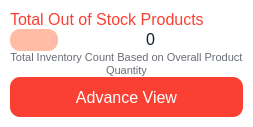
                   <widget class="QFrame" name="horizontalFrame_5">
                    <property name="styleSheet">
                     <string notr="true">background-color: rgb(255, 255, 255);
border-radius: 20px;</string>
                    </property>
                    <layout class="QHBoxLayout" name="horizontalLayout_12">
                     <property name="leftMargin">
                      <number>10</number>
                     </property>
                     <property name="topMargin">
                      <number>10</number>
                     </property>
                     <property name="rightMargin">
                      <number>10</number>
                     </property>
                     <property name="bottomMargin">
                      <number>10</number>
                     </property>
                     <item>
                      <layout class="QVBoxLayout" name="verticalLayout_6">
                       <property name="spacing">
                        <number>0</number>
                       </property>
                       <item>
                        <widget class="QLabel" name="label_10">
                         <property name="sizePolicy">
                          <sizepolicy hsizetype="Preferred" vsizetype="Fixed">
                           <horstretch>0</horstretch>
                           <verstretch>0</verstretch>
                          </sizepolicy>
                         </property>
                         <property name="font">
                          <font>
                           <pointsize>12</pointsize>
                          </font>
                         </property>
                         <property name="styleSheet">
                          <string notr="true">color: #FA4032;</string>
                         </property>
                         <property name="text">
                          <string>Total Out of Stock Products</string>
                         </property>
                        </widget>
                       </item>
                       <item>
                        <layout class="QGridLayout" name="gridLayout_4">
                         <item row="0" column="0">
                          <widget class="QLabel" name="label_20">
                           <property name="sizePolicy">
                            <sizepolicy hsizetype="Preferred" vsizetype="Fixed">
                             <horstretch>0</horstretch>
                             <verstretch>0</verstretch>
                            </sizepolicy>
                           </property>
                           <property name="maximumSize">
                            <size>
                             <width>48</width>
                             <height>48</height>
                            </size>
                           </property>
                           <property name="styleSheet">
                            <string notr="true">background-color: rgb(255, 189, 167);
padding: 4px;
border-radius: 10px;</string>
                           </property>
                           <property name="text">
                            <string/>
                           </property>
                           <property name="pixmap">
                            <pixmap resource="resources.qrc">:/resources/product-icons/out-of-stock.svg</pixmap>
                           </property>
                           <property name="scaledContents">
                            <bool>true</bool>
                           </property>
                          </widget>
                         </item>
                         <item row="0" column="1">
                          <widget class="QLabel" name="out_of_stock_label">
                           <property name="sizePolicy">
                            <sizepolicy hsizetype="Preferred" vsizetype="Fixed">
                             <horstretch>0</horstretch>
                             <verstretch>0</verstretch>
                            </sizepolicy>
                           </property>
                           <property name="font">
                            <font>
                             <pointsize>12</pointsize>
                            </font>
                           </property>
                           <property name="styleSheet">
                            <string notr="true">color: rgb(14, 28, 44);</string>
                           </property>
                           <property name="text">
                            <string>0</string>
                           </property>
                           <property name="alignment">
                            <set>Qt::AlignmentFlag::AlignCenter</set>
                           </property>
                          </widget>
                         </item>
                        </layout>
                       </item>
                       <item>
                        <widget class="QLabel" name="label_15">
                         <property name="sizePolicy">
                          <sizepolicy hsizetype="Preferred" vsizetype="Fixed">
                           <horstretch>0</horstretch>
                           <verstretch>0</verstretch>
                          </sizepolicy>
                         </property>
                         <property name="font">
                          <font>
                           <pointsize>8</pointsize>
                          </font>
                         </property>
                         <property name="styleSheet">
                          <string notr="true">color: rgb(104, 109, 118);</string>
                         </property>
                         <property name="text">
                          <string>Total Inventory Count Based on Overall Product Quantity</string>
                         </property>
                         <property name="alignment">
                          <set>Qt::AlignmentFlag::AlignCenter</set>
                         </property>
                         <property name="wordWrap">
                          <bool>true</bool>
                         </property>
                        </widget>
                       </item>
                       <item>
                        <widget class="QPushButton" name="pushButton_6">
                         <property name="minimumSize">
                          <size>
                           <width>0</width>
                           <height>40</height>
                          </size>
                         </property>
                         <property name="font">
                          <font>
                           <pointsize>12</pointsize>
                          </font>
                         </property>
                         <property name="styleSheet">
                          <string notr="true">QPushButton{
background: #FA4032;
color: rgb(255, 255, 255);
border:none;
border-radius: 10px;
}
QPushButton:hover{
	background-color: rgb(191, 48, 38);
}</string>
                         </property>
                         <property name="text">
                          <string>Advance View</string>
                         </property>
                         <property name="icon">
                          <iconset>
                           <normalon>:/resources/product-icons/advance_view.svg</normalon>
                          </iconset>
                         </property>
                         <property name="iconSize">
                          <size>
                           <width>28</width>
                           <height>28</height>
                          </size>
                         </property>
                        </widget>
                       </item>
                      </layout>
                     </item>
                    </layout>
                   </widget>
